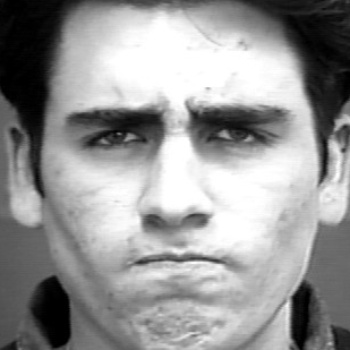
#> input picture dataset/anger/11.jpg, 350 x 350 px, given as the content of the folder new, which was not available
$ python facerecognition2.py
#> lines starting #> are read from the running program, lines starting #| are printed output that depends on the picture; pictures that were not available may be replaced by others from this repository, and a replacement may not be noted
# -*- coding: utf-8 -*-
"""
Created on Thu Apr 19 19:34:10 2018

@author: Raghav Gandotra
"""

import numpy as np
from shutil import copyfile
import cv2
import glob

faceDet = cv2.CascadeClassifier("haarcascade_frontalface_default.xml")
faceDet_two = cv2.CascadeClassifier("haarcascade_frontalface_alt2.xml")
faceDet_three = cv2.CascadeClassifier("haarcascade_frontalface_alt.xml")
faceDet_four = cv2.CascadeClassifier("haarcascade_frontalface_alt_tree.xml")
#define emotions as alist
emotions = ["neutral", "anger", "contempt", "disgust", "fear", "happy", "sadness", "surprise"]

#def detect_faces(emotion):
def ten():
    files=glob.glob("new\\*") #get images from each of emotions one by one in file

    filenumber=0
    for f in files:
        frame=cv2.imread(f) #reading image
#> frame is the input picture: shape (350, 350, 3); min 0, max 255, mean 150
        gray=cv2.cvtColor(frame,cv2.COLOR_BGR2GRAY) #converting images to gray scale

        #detect images using haarcascade filter
        face=faceDet.detectMultiScale(gray,scaleFactor=1.1,minNeighbors=10,minSize=(5,5),flags=cv2.CASCADE_SCALE_IMAGE)
#> face = [[30, 25, 293, 293]]
        face_two=faceDet_two.detectMultiScale(gray,scaleFactor=1.1,minNeighbors=10,minSize=(5,5),flags=cv2.CASCADE_SCALE_IMAGE)
#> face_two = [[36, 28, 277, 277]]
        face_three=faceDet_three.detectMultiScale(gray,scaleFactor=1.1,minNeighbors=10,minSize=(5,5),flags=cv2.CASCADE_SCALE_IMAGE)
#> face_three = [[36, 26, 285, 285]]
        face_four=faceDet_four.detectMultiScale(gray,scaleFactor=1.1,minNeighbors=10,minSize=(5,5),flags=cv2.CASCADE_SCALE_IMAGE)
#> face_four = [[27, 18, 303, 303]]

        #now check if face is detected
        if len(face)==1:
            facefeatures=face
#> facefeatures = [[30, 25, 293, 293]]
        elif len(face_two)==1:
            facefeatures=face_two
        elif len(face_three)==1:
            facefeatures=face_three
        elif len(face_four)==1:
            facefeatures=face_four
        else:
            facefeatures= ""

        #crop the image where x and y are axis and w and h are width and height of image
        for(x,y,w,h) in facefeatures:
            print ("face found in file: %s" %f)
            gray = gray[y:y+h,x:x+w]

            try:
                out=cv2.resize(gray,(350,350)) #resize image to all same size
                cv2.imwrite("new2\\e.jpg" ,out)

            except:
                pass
#> this loop made 1 pass
#| face found in file: _only/11.jpg
#> pass 1, in ten, `gray = gray[y:y+h,x:x+w]`:
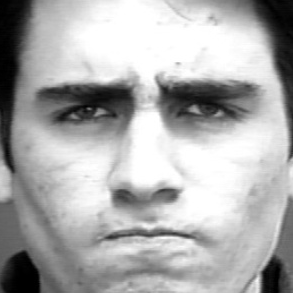
#> gray: shape (293, 293); min 0, max 255, mean 172.2
        filenumber += 1   #incrementing image number

#for emotion in emotions:
  #detect_faces(emotion) #calling function
ten()


$ run again, on dataset/anger/2.jpg
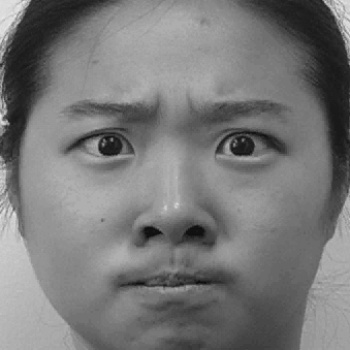
#> input picture dataset/anger/2.jpg, 350 x 350 px, given as the content of the folder new, which was not available
#> in ten, frame is the input picture: shape (350, 350, 3); min 12, max 233, mean 120.2
#> face = [[22, 22, 300, 300]]
#> face_two = [[26, 28, 289, 289]]
#> face_three = [[24, 27, 294, 294]]
#> face_four = ()
#> facefeatures = [[22, 22, 300, 300]]
#> the loop in ten, `for(x,y,w,h) in facefeatures:` made 1 pass
#> (printed output is left out)
#> pass 1, in ten, `gray = gray[y:y+h,x:x+w]`:
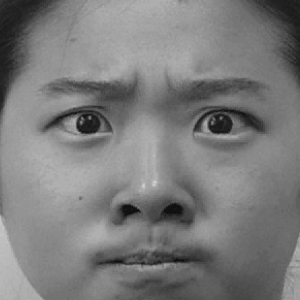
#> gray: shape (300, 300); min 12, max 209, mean 123.8

$ run again, on dataset/anger/22.jpg
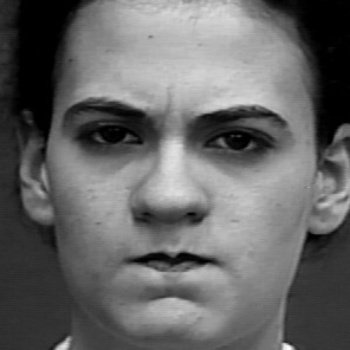
#> input picture dataset/anger/22.jpg, 350 x 350 px, given as the content of the folder new, which was not available
#> in ten, frame is the input picture: shape (350, 350, 3); min 0, max 254, mean 102.3
#> face = [[27, 30, 288, 288]]
#> face_two = [[34, 33, 275, 275]]
#> face_three = [[35, 34, 274, 274]]
#> face_four = [[22, 22, 303, 303]]
#> facefeatures = [[27, 30, 288, 288]]
#> the loop in ten, `for(x,y,w,h) in facefeatures:` made 1 pass
#> (printed output is left out)
#> pass 1, in ten, `gray = gray[y:y+h,x:x+w]`:
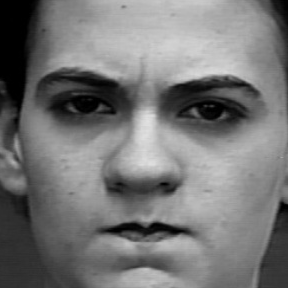
#> gray: shape (288, 288); min 0, max 225, mean 117.7

$ run again, on dataset/anger/24.jpg
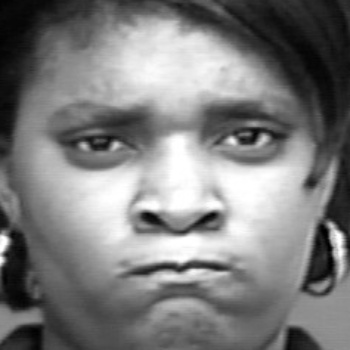
#> input picture dataset/anger/24.jpg, 350 x 350 px, given as the content of the folder new, which was not available
#> in ten, frame is the input picture: shape (350, 350, 3); min 0, max 255, mean 124.8
#> face = [[30, 24, 288, 288]]
#> face_two = [[33, 27, 285, 285]]
#> face_three = [[32, 27, 288, 288]]
#> face_four = ()
#> facefeatures = [[30, 24, 288, 288]]
#> the loop in ten, `for(x,y,w,h) in facefeatures:` made 1 pass
#> (printed output is left out)
#> pass 1, in ten, `gray = gray[y:y+h,x:x+w]`:
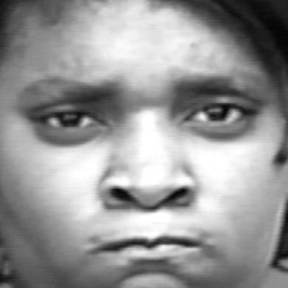
#> gray: shape (288, 288); min 4, max 255, mean 150.2
